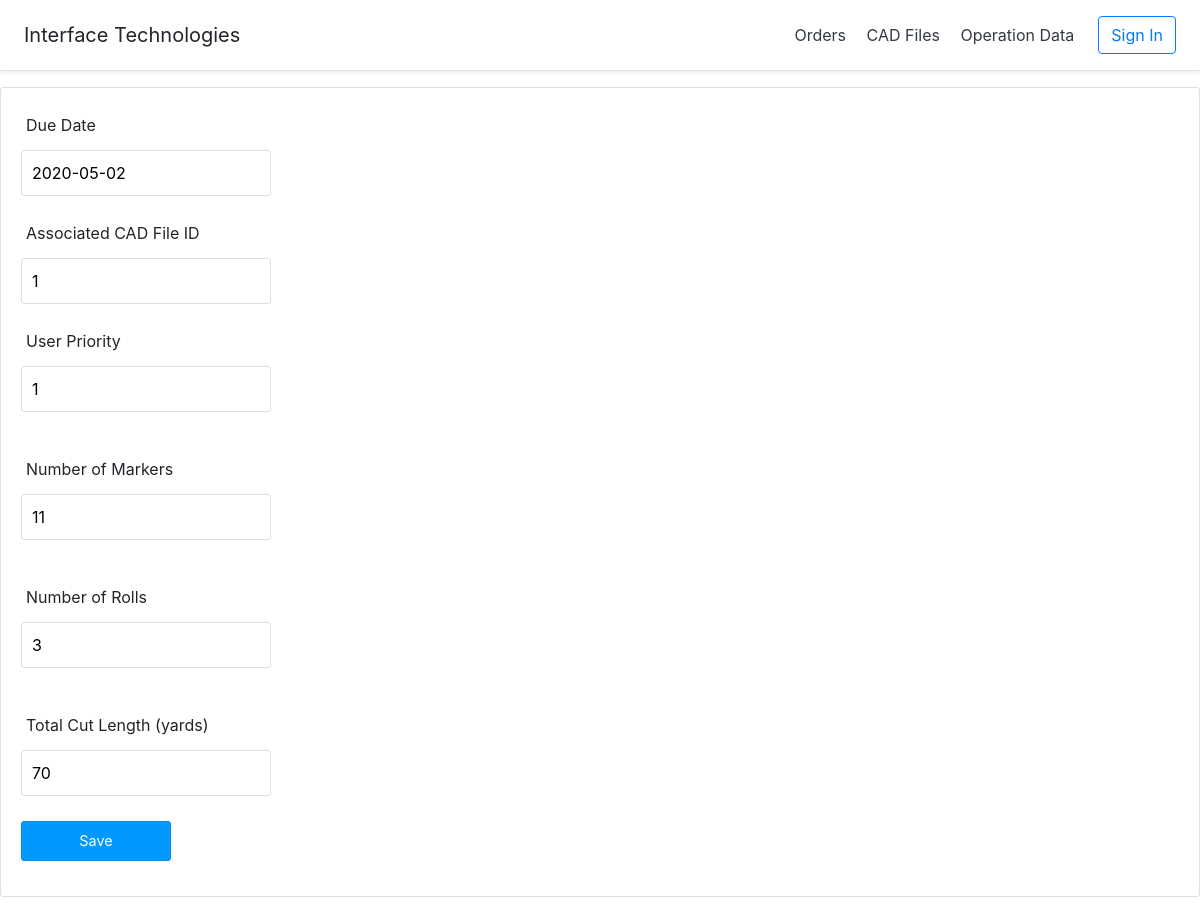
The app's page /index.php?action=job_order-edit&id=2 with its own data.
### tables this page shows
CREATE TABLE JOB_ORDER
(
    id INT NOT NULL PRIMARY KEY AUTO_INCREMENT,
    due_date DATE,
    spread_time FLOAT,
    cut_time FLOAT,
    total_direct_time FLOAT,
    user_priority INT,
    generated_priority INT,
    allowable_table_ids VARCHAR(100),
    pref INT,
    scheduled VARCHAR(100),
    job_completed BOOLEAN,

    cadfile_id INT,

    NM INT,         
    TNR INT,       
    TCY INT     
);

### controllers/DBController.php (called while the page is built, shortened)
<?php
class DBController {
    private $host = "localhost";
    private $user = "root";
    private $password = "";
    private $database = "cutroom_db";
    private $conn;
    function __construct() {
        $this->conn = $this->connectDB();
    }
    function connectDB() {
        $conn = mysqli_connect($this->host,$this->user,$this->password,$this->database);
        return $conn;
    }
    function runBaseQuery($query) {
        $result = $this->conn->query($query);
            if ($result->num_rows > 0) {
                while($row = $result->fetch_assoc()) {
                    $resultset[] = $row;
                }
            }
        if(!empty($resultset)) {
            return $resultset;
        }
    }
    function runQuery($query, $param_type, $param_value_array) {
        $sql = $this->conn->prepare($query);
        $this->bindQueryParams($sql, $param_type, $param_value_array);
        $sql->execute();
        $result = $sql->get_result();
        if ($result->num_rows > 0) {
            while($row = $result->fetch_assoc()) {
                $resultset[] = $row;
            }
        }
        if(!empty($resultset)) {
            return $resultset;
        }
    }
    function bindQueryParams($sql, $param_type, $param_value_array) {
        $param_value_reference[] = & $param_type;
        for($i=0; $i<count($param_value_array); $i++) {
            $param_value_reference[] = & $param_value_array[$i];
        }
        call_user_func_array(array(
            $sql,
            'bind_param'
        ), $param_value_reference);
    }
}
?>

### controllers/job_order.php (called while the page is built, shortened)
<?php
require_once 'DBController.php';
class Job_Order {
    private $db_handle;
    function __construct() {
        $this->db_handle = new DBController();
    }
    function getOrderById($order_id) {
        $query = "SELECT * FROM JOB_ORDER WHERE id = ?";
        $paramType = "i";
        $paramValue = array(
            $order_id
        );
        $result = $this->db_handle->runQuery($query, $paramType, $paramValue);
        return $result;
    }
}
?>

### controllers/cad_file.php (called while the page is built, shortened)
<?php
require_once 'DBController.php';
class CAD_File {
    private $db_handle;
    function __construct() {
        $this->db_handle = new DBController();
    }
    function getAllIDs() {
        $sql = "SELECT id FROM CAD_FILE";
        $result = $this->db_handle->runBaseQuery($sql);
        return $result;
    }
}
?>

### views/job_order-edit.php (the view, shortened to what this page needs)
<?php require_once "header.php"; ?>
<form name="frmAdd" method="post" action="" id="frmAdd"
    onSubmit="return validate();">
    <div>
        <label>Due Date</label> <span id="due_date-info" class="info"></span><br />
        <input type="text" name="due_date" id="due_date" class="demoInputBox"
            value="<?php echo $result[0]["due_date"]; ?>">
    </div>
    <div>
        <label>Associated CAD File ID</label> <span id="cadfile_id-info"
            class="info"></span><br /> <input type="text"
            name="cadfile_id" id="cadfile_id" class="demoInputBox"
            value="<?php echo $result[0]["cadfile_id"]; ?>">
    </div>
    <div>
        <label>User Priority</label> <span id="user_priority-info"
            class="info"></span><br /> <input type="text"
            name="user_priority" id="user_priority" class="demoInputBox"
            value="<?php echo $result[0]["user_priority"]; ?>">
    </div>
    <div>
        <label style="padding-top: 20px;">Number of Markers</label> <span
            id="nm-info" class="info"></span><br /> <input type="text"
            name="nm" id="nm" class="demoInputBox"
            value="<?php echo $result[0]["NM"]; ?>">
    </div>
    <div>
        <label style="padding-top: 20px;">Number of Rolls</label> <span
            id="tnr-info" class="info"></span><br /> <input type="text"
            name="tnr" id="tnr" class="demoInputBox"
            value="<?php echo $result[0]["TNR"]; ?>">
    </div>
    <div>
        <label style="padding-top: 20px;">Total Cut Length (yards)</label> <span
            id="tcy-info" class="info"></span><br /> <input type="text"
            name="tcy" id="tcy" class="demoInputBox"
            value="<?php echo $result[0]["TCY"]; ?>">
    </div>
    <div>
        <input type="submit" name="add" id="btnSubmit" value="Save" />
    </div>
    </body>
    </html>

### views/css/style.css (style rules this page uses)
body { font-family: Arial; color: #212121; margin: auto; }
.demoInputBox { padding: 10px; border: #E0E0E0 1px solid; border-radius: 3px; width: 250px; margin: 5px 0px 10px 0px; }
#frmAdd { border: #E0E0E0 1px solid; padding: 10px 20px 20px 20px; border-radius: 3px; }
#frmAdd div { margin-bottom: 15px; }
#frmAdd div label { margin-left: 5px; }
.info { font-size: .8em; color: #FF6600; letter-spacing: 2px; padding-left: 5px; }
#btnSubmit { padding: 8px; background: #09F; border: #048eec 1px solid; color: #FFF; font-size: 0.9em; border-radius: 3px; width: 150px; }

### records on screen
job_order: due_date "2020-05-02", cadfile_id "1", user_priority "1", nm "11", tnr "3", tcy "70"
